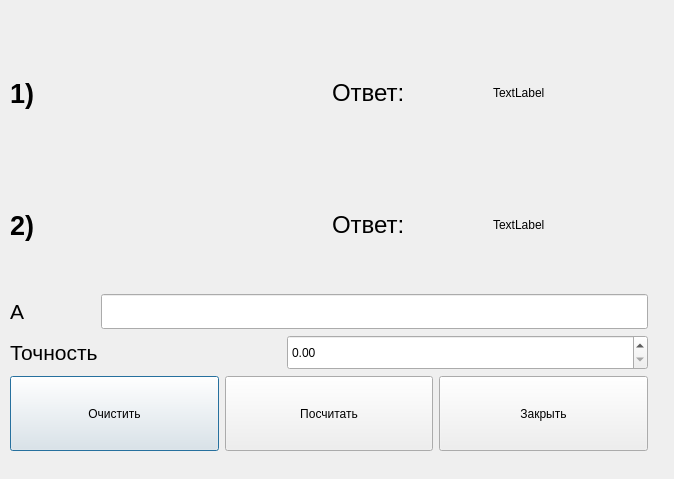
<?xml version="1.0" encoding="UTF-8"?>
<ui version="4.0">
 <class>Dialog</class>
 <widget class="QDialog" name="Dialog">
  <property name="geometry">
   <rect>
    <x>0</x>
    <y>0</y>
    <width>674</width>
    <height>479</height>
   </rect>
  </property>
  <property name="windowTitle">
   <string>Dialog</string>
  </property>
  <widget class="QWidget" name="">
   <property name="geometry">
    <rect>
     <x>10</x>
     <y>30</y>
     <width>638</width>
     <height>421</height>
    </rect>
   </property>
   <layout class="QGridLayout" name="gridLayout">
    <item row="0" column="0">
     <layout class="QVBoxLayout" name="verticalLayout">
      <item>
       <layout class="QHBoxLayout" name="horizontalLayout_5">
        <item>
         <layout class="QHBoxLayout" name="horizontalLayout">
          <item>
           <widget class="QLabel" name="label_3">
            <property name="font">
             <font>
              <pointsize>20</pointsize>
              <weight>75</weight>
              <bold>true</bold>
             </font>
            </property>
            <property name="text">
             <string>1)</string>
            </property>
           </widget>
          </item>
          <item>
           <widget class="QLabel" name="label">
            <property name="text">
             <string/>
            </property>
            <property name="pixmap">
             <pixmap>formula1.png</pixmap>
            </property>
           </widget>
          </item>
         </layout>
        </item>
        <item>
         <layout class="QHBoxLayout" name="horizontalLayout_3">
          <item>
           <widget class="QLabel" name="label_6">
            <property name="font">
             <font>
              <pointsize>18</pointsize>
             </font>
            </property>
            <property name="text">
             <string>Ответ:</string>
            </property>
           </widget>
          </item>
          <item>
           <widget class="QLabel" name="rez1">
            <property name="minimumSize">
             <size>
              <width>0</width>
              <height>110</height>
             </size>
            </property>
            <property name="text">
             <string>TextLabel</string>
            </property>
           </widget>
          </item>
         </layout>
        </item>
       </layout>
      </item>
      <item>
       <layout class="QHBoxLayout" name="horizontalLayout_6">
        <item>
         <layout class="QHBoxLayout" name="horizontalLayout_2">
          <item>
           <widget class="QLabel" name="label_4">
            <property name="font">
             <font>
              <pointsize>20</pointsize>
              <weight>75</weight>
              <bold>true</bold>
             </font>
            </property>
            <property name="text">
             <string>2)</string>
            </property>
           </widget>
          </item>
          <item>
           <widget class="QLabel" name="label_2">
            <property name="text">
             <string/>
            </property>
            <property name="pixmap">
             <pixmap>formula2.png</pixmap>
            </property>
           </widget>
          </item>
         </layout>
        </item>
        <item>
         <layout class="QHBoxLayout" name="horizontalLayout_4">
          <item>
           <widget class="QLabel" name="label_5">
            <property name="font">
             <font>
              <pointsize>18</pointsize>
             </font>
            </property>
            <property name="text">
             <string>Ответ:</string>
            </property>
           </widget>
          </item>
          <item>
           <widget class="QLabel" name="rez2">
            <property name="minimumSize">
             <size>
              <width>0</width>
              <height>110</height>
             </size>
            </property>
            <property name="text">
             <string>TextLabel</string>
            </property>
           </widget>
          </item>
         </layout>
        </item>
       </layout>
      </item>
     </layout>
    </item>
    <item row="1" column="0">
     <layout class="QHBoxLayout" name="horizontalLayout_7">
      <item>
       <widget class="QLabel" name="label_7">
        <property name="minimumSize">
         <size>
          <width>85</width>
          <height>35</height>
         </size>
        </property>
        <property name="font">
         <font>
          <pointsize>16</pointsize>
         </font>
        </property>
        <property name="text">
         <string>А</string>
        </property>
       </widget>
      </item>
      <item>
       <widget class="QLineEdit" name="A">
        <property name="minimumSize">
         <size>
          <width>361</width>
          <height>35</height>
         </size>
        </property>
       </widget>
      </item>
     </layout>
    </item>
    <item row="2" column="0">
     <layout class="QHBoxLayout" name="horizontalLayout_8">
      <item>
       <widget class="QLabel" name="label_8">
        <property name="minimumSize">
         <size>
          <width>85</width>
          <height>35</height>
         </size>
        </property>
        <property name="font">
         <font>
          <pointsize>16</pointsize>
         </font>
        </property>
        <property name="text">
         <string>Точность</string>
        </property>
       </widget>
      </item>
      <item>
       <widget class="QDoubleSpinBox" name="T">
        <property name="minimumSize">
         <size>
          <width>361</width>
          <height>35</height>
         </size>
        </property>
       </widget>
      </item>
     </layout>
    </item>
    <item row="3" column="0">
     <layout class="QHBoxLayout" name="horizontalLayout_9">
      <item>
       <widget class="QPushButton" name="ButtonClear">
        <property name="minimumSize">
         <size>
          <width>165</width>
          <height>75</height>
         </size>
        </property>
        <property name="text">
         <string>Очистить</string>
        </property>
       </widget>
      </item>
      <item>
       <widget class="QPushButton" name="ButtonRezult">
        <property name="minimumSize">
         <size>
          <width>165</width>
          <height>75</height>
         </size>
        </property>
        <property name="text">
         <string>Посчитать</string>
        </property>
       </widget>
      </item>
      <item>
       <widget class="QPushButton" name="ButtonClose">
        <property name="minimumSize">
         <size>
          <width>165</width>
          <height>75</height>
         </size>
        </property>
        <property name="text">
         <string>Закрыть</string>
        </property>
       </widget>
      </item>
     </layout>
    </item>
   </layout>
  </widget>
 </widget>
 <resources/>
 <connections>
  <connection>
   <sender>ButtonClear</sender>
   <signal>clicked()</signal>
   <receiver>rez1</receiver>
   <slot>clear()</slot>
   <hints>
    <hint type="sourcelabel">
     <x>146</x>
     <y>419</y>
    </hint>
    <hint type="destinationlabel">
     <x>611</x>
     <y>89</y>
    </hint>
   </hints>
  </connection>
  <connection>
   <sender>ButtonClear</sender>
   <signal>clicked()</signal>
   <receiver>rez2</receiver>
   <slot>clear()</slot>
   <hints>
    <hint type="sourcelabel">
     <x>133</x>
     <y>404</y>
    </hint>
    <hint type="destinationlabel">
     <x>603</x>
     <y>203</y>
    </hint>
   </hints>
  </connection>
  <connection>
   <sender>ButtonClear</sender>
   <signal>clicked()</signal>
   <receiver>A</receiver>
   <slot>clear()</slot>
   <hints>
    <hint type="sourcelabel">
     <x>155</x>
     <y>404</y>
    </hint>
    <hint type="destinationlabel">
     <x>161</x>
     <y>303</y>
    </hint>
   </hints>
  </connection>
  <connection>
   <sender>ButtonClear</sender>
   <signal>clicked()</signal>
   <receiver>T</receiver>
   <slot>clear()</slot>
   <hints>
    <hint type="sourcelabel">
     <x>191</x>
     <y>404</y>
    </hint>
    <hint type="destinationlabel">
     <x>320</x>
     <y>340</y>
    </hint>
   </hints>
  </connection>
  <connection>
   <sender>ButtonClose</sender>
   <signal>clicked()</signal>
   <receiver>Dialog</receiver>
   <slot>close()</slot>
   <hints>
    <hint type="sourcelabel">
     <x>532</x>
     <y>413</y>
    </hint>
    <hint type="destinationlabel">
     <x>666</x>
     <y>379</y>
    </hint>
   </hints>
  </connection>
 </connections>
</ui>
